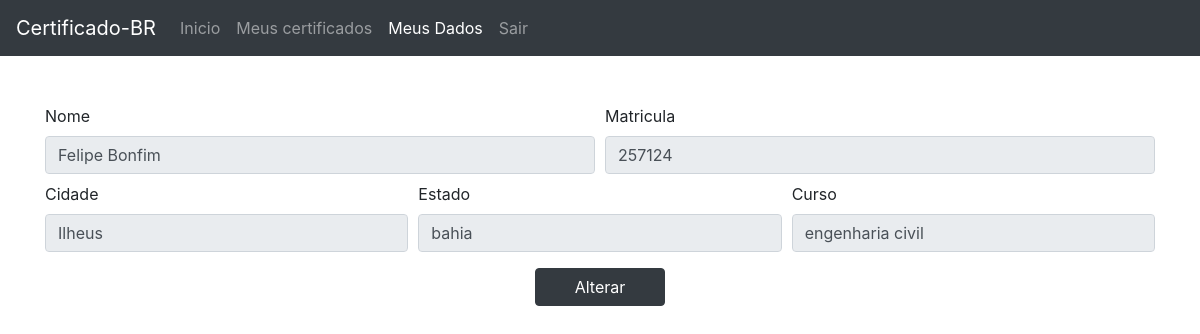
Page /aluno_dados (signed in) on the earlier database version.
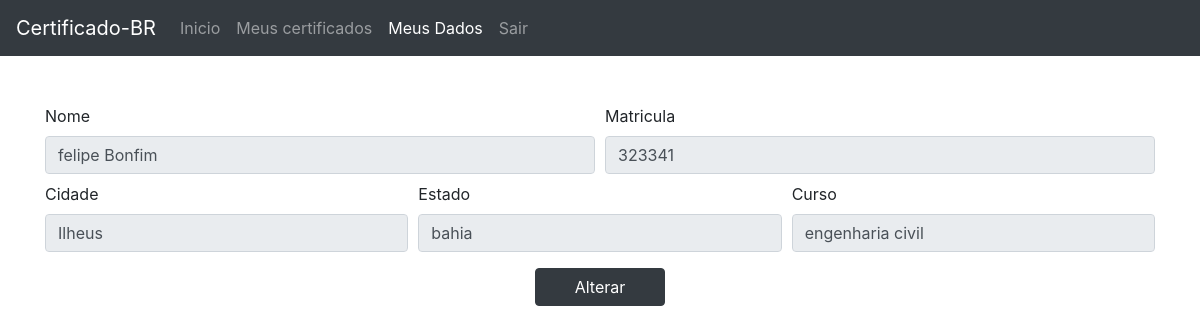
Same page on the later database version.
### core/models.py (models this page shows, shortened)
class Aluno(models.Model):
    nome = models.CharField('Nome', max_length=200)
    matricula = models.CharField('Matricula', max_length=8, editable=False)
    cidade = models.CharField('Cidade', max_length=40)
    uf = models.CharField('Estado', max_length=20)
    curso = models.CharField('Curso', max_length=200)
    user = models.ForeignKey(User, on_delete=models.CASCADE, null=True, blank=True)

### core/views.py (the view)
# urls.py: path('aluno_dados', aluno_dados, name='aluno_dados'),
@login_required()
def aluno_dados(request):
    template_name = 'aluno_dados.html'
    aluno = Aluno.objects.get(user=request.user)
    return render(request, template_name, locals())

### core/templates/aluno_dados.html (shortened to what this page needs)
{% extends "base.html" %}
{% load static %}
{% block menu %}
<nav class="navbar navbar-expand-lg navbar-dark bg-dark">
    <a class="navbar-brand" href="{% url 'index' %}">Certificado-BR</a>
    <div class="collapse navbar-collapse" id="conteudoNavbarSuportado">
        <ul class="navbar-nav mr-auto">
            <li class="nav-item ">
                <a class="nav-link" href="{% url 'index' %}">Inicio <span class="sr-only">(página atual)</span></a>
            </li>
            <li class="nav-item ">
                <a class="nav-link" href="{% url 'aluno_certificado' %}">Meus certificados</a>
            </li>
            <li class="nav-item active">
                <a class="nav-link" href="{% url 'aluno_dados' %}">Meus Dados</a>
            </li>
            <li class="nav-item">
                <a class="nav-link" href="{% url 'logout' %}">Sair</a>
            </li>
        </ul>
    </div>
</nav>
{% endblock %}
{% block main %}
<div class="row pt-5">
    <div class="container">
        <form method="post">
            <div class="form-row">
                    <div class="col-6">
                        <label for="lblnome">Nome</label>
                        <input type="text" class="form-control" id="lblnome" value="{{ aluno.nome }}" readonly>
                    </div>
                    <div class="col-6">
                        <label for="lblmatricula">Matricula</label>
                        <input type="text" class="form-control" id="lblmatricula" value="{{ aluno.matricula }}" readonly>
                    </div>
                    <div class="col-4 mt-2">
                        <label for="lblcidade">Cidade</label>
                        <input type="text" class="form-control" id="lblcidade" value="{{ aluno.cidade }}" readonly>
                    </div>
                    <div class="col-4 mt-2">
                        <label for="lblestado">Estado</label>
                        <input type="text" class="form-control" id="lblestado" value="{{ aluno.uf }}" readonly>
                    </div>
                    <div class="col-4 mt-2">
                        <label for="lblcurso">Curso</label>
                        <input type="text" class="form-control" id="lblcurso" value="{{ aluno.curso }}" readonly>
                    </div>
                </div>
        </form>
        <center>
            <button class="btn btn-dark mt-3" style="width:130px;" data-toggle="modal" data-target="#modalUpdate">
                Alterar
            </button>
        </center>
    </div>
</div>
{% endblock %}

### core/templates/base.html (shortened to what this page needs)
<!DOCTYPE html>
{% load static %}
<html lang="en">
<head>
    <link rel="stylesheet" media="all" href="{% static 'core/css/bootstrap.css' %}" type="text/css"
        charset="utf-8">
</head>
<body>
{% block menu %} {% endblock %}
{% block main %} {% endblock %}
</body>
</html>

Differences in the rows shown:
changed Aluno "Ilheus": nome "Felipe Bonfim" → "felipe Bonfim"; matricula "257124" → "323341"
